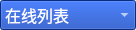
<?xml version="1.0" encoding="UTF-8"?>
<ui version="4.0">
 <class>LS_listTableHead</class>
 <widget class="QWidget" name="LS_listTableHead">
  <property name="geometry">
   <rect>
    <x>0</x>
    <y>0</y>
    <width>136</width>
    <height>30</height>
   </rect>
  </property>
  <property name="maximumSize">
   <size>
    <width>16777215</width>
    <height>30</height>
   </size>
  </property>
  <property name="font">
   <font>
    <family>微软雅黑</family>
    <pointsize>12</pointsize>
   </font>
  </property>
  <property name="windowTitle">
   <string>Form</string>
  </property>
  <property name="styleSheet">
   <string notr="true"/>
  </property>
  <layout class="QGridLayout" name="gridLayout">
   <property name="leftMargin">
    <number>0</number>
   </property>
   <property name="topMargin">
    <number>0</number>
   </property>
   <property name="rightMargin">
    <number>0</number>
   </property>
   <property name="bottomMargin">
    <number>0</number>
   </property>
   <property name="spacing">
    <number>0</number>
   </property>
   <item row="0" column="0">
    <widget class="QComboBox" name="comboBox">
     <property name="minimumSize">
      <size>
       <width>0</width>
       <height>30</height>
      </size>
     </property>
     <property name="styleSheet">
      <string notr="true">font: 12pt &quot;微软雅黑&quot;;
background-color: rgb(12,62,180);
color: rgb(255, 255, 255);</string>
     </property>
     <item>
      <property name="text">
       <string>在线列表</string>
      </property>
     </item>
     <item>
      <property name="text">
       <string>报警列表</string>
      </property>
     </item>
     <item>
      <property name="text">
       <string>离线列表</string>
      </property>
     </item>
     <item>
      <property name="text">
       <string>全部设备</string>
      </property>
     </item>
    </widget>
   </item>
  </layout>
 </widget>
 <resources/>
 <connections/>
</ui>
